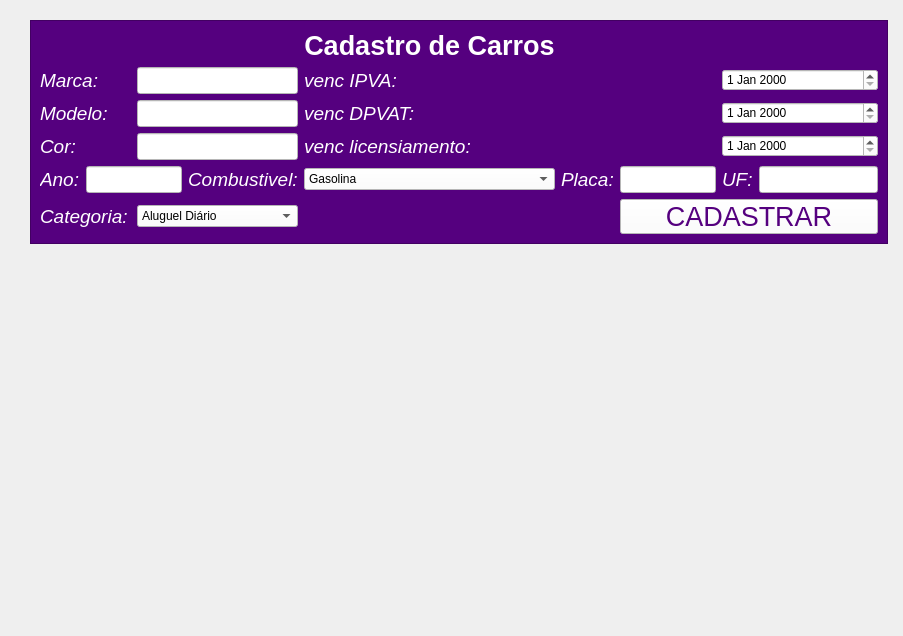
<?xml version="1.0" encoding="UTF-8"?>
<ui version="4.0">
 <class>MainWindow</class>
 <widget class="QMainWindow" name="MainWindow">
  <property name="geometry">
   <rect>
    <x>0</x>
    <y>0</y>
    <width>903</width>
    <height>636</height>
   </rect>
  </property>
  <property name="windowTitle">
   <string>MainWindow</string>
  </property>
  <widget class="QWidget" name="centralwidget">
   <widget class="QFrame" name="frame">
    <property name="geometry">
     <rect>
      <x>30</x>
      <y>20</y>
      <width>858</width>
      <height>224</height>
     </rect>
    </property>
    <property name="styleSheet">
     <string notr="true">color: rgb(255, 255, 255);
background-color: rgb(85, 0, 127);</string>
    </property>
    <property name="frameShape">
     <enum>QFrame::StyledPanel</enum>
    </property>
    <property name="frameShadow">
     <enum>QFrame::Raised</enum>
    </property>
    <layout class="QGridLayout" name="gridLayout">
     <item row="1" column="8" colspan="2">
      <widget class="QDateEdit" name="dateEdit">
       <property name="styleSheet">
        <string notr="true">color: rgb(0, 0, 0);
background-color: rgb(255, 255, 255);</string>
       </property>
      </widget>
     </item>
     <item row="2" column="2" colspan="2">
      <widget class="QLineEdit" name="cpf">
       <property name="font">
        <font>
         <pointsize>12</pointsize>
        </font>
       </property>
       <property name="styleSheet">
        <string notr="true">background-color: rgb(255, 255, 255);</string>
       </property>
      </widget>
     </item>
     <item row="3" column="0">
      <widget class="QLabel" name="label_9">
       <property name="font">
        <font>
         <pointsize>14</pointsize>
         <italic>true</italic>
        </font>
       </property>
       <property name="text">
        <string>Cor:</string>
       </property>
      </widget>
     </item>
     <item row="4" column="0">
      <widget class="QLabel" name="label_7">
       <property name="font">
        <font>
         <pointsize>14</pointsize>
         <italic>true</italic>
        </font>
       </property>
       <property name="text">
        <string>Ano:</string>
       </property>
      </widget>
     </item>
     <item row="4" column="1" colspan="2">
      <widget class="QLineEdit" name="cep">
       <property name="font">
        <font>
         <pointsize>12</pointsize>
        </font>
       </property>
       <property name="styleSheet">
        <string notr="true">background-color: rgb(255, 255, 255);</string>
       </property>
      </widget>
     </item>
     <item row="3" column="2" colspan="2">
      <widget class="QLineEdit" name="endereco">
       <property name="font">
        <font>
         <pointsize>12</pointsize>
        </font>
       </property>
       <property name="styleSheet">
        <string notr="true">background-color: rgb(255, 255, 255);</string>
       </property>
      </widget>
     </item>
     <item row="2" column="8" colspan="2">
      <widget class="QDateEdit" name="dateEdit_3">
       <property name="styleSheet">
        <string notr="true">color: rgb(0, 0, 0);
background-color: rgb(255, 255, 255);</string>
       </property>
      </widget>
     </item>
     <item row="3" column="4" colspan="3">
      <widget class="QLabel" name="label_12">
       <property name="font">
        <font>
         <pointsize>14</pointsize>
         <italic>true</italic>
        </font>
       </property>
       <property name="text">
        <string>venc licensiamento:</string>
       </property>
      </widget>
     </item>
     <item row="4" column="4">
      <widget class="QComboBox" name="comboBox">
       <property name="styleSheet">
        <string notr="true">color: rgb(0, 0, 0);
background-color: rgb(255, 255, 255);</string>
       </property>
       <item>
        <property name="text">
         <string>Gasolina</string>
        </property>
       </item>
       <item>
        <property name="text">
         <string>Álcool</string>
        </property>
       </item>
       <item>
        <property name="text">
         <string>Diesel</string>
        </property>
       </item>
       <item>
        <property name="text">
         <string>Flex</string>
        </property>
       </item>
      </widget>
     </item>
     <item row="4" column="5">
      <widget class="QLabel" name="label_8">
       <property name="font">
        <font>
         <pointsize>14</pointsize>
         <italic>true</italic>
        </font>
       </property>
       <property name="text">
        <string>Placa:</string>
       </property>
      </widget>
     </item>
     <item row="1" column="0" colspan="2">
      <widget class="QLabel" name="label_2">
       <property name="font">
        <font>
         <pointsize>14</pointsize>
         <italic>true</italic>
        </font>
       </property>
       <property name="text">
        <string>Marca:</string>
       </property>
      </widget>
     </item>
     <item row="4" column="6" colspan="2">
      <widget class="QLineEdit" name="rg_2">
       <property name="font">
        <font>
         <pointsize>12</pointsize>
        </font>
       </property>
       <property name="styleSheet">
        <string notr="true">background-color: rgb(255, 255, 255);</string>
       </property>
      </widget>
     </item>
     <item row="4" column="8">
      <widget class="QLabel" name="label_10">
       <property name="font">
        <font>
         <pointsize>14</pointsize>
         <italic>true</italic>
        </font>
       </property>
       <property name="text">
        <string>UF:</string>
       </property>
      </widget>
     </item>
     <item row="1" column="2" colspan="2">
      <widget class="QLineEdit" name="nome">
       <property name="font">
        <font>
         <pointsize>12</pointsize>
        </font>
       </property>
       <property name="styleSheet">
        <string notr="true">background-color: rgb(255, 255, 255);</string>
       </property>
      </widget>
     </item>
     <item row="4" column="3">
      <widget class="QLabel" name="label_4">
       <property name="font">
        <font>
         <pointsize>14</pointsize>
         <italic>true</italic>
        </font>
       </property>
       <property name="text">
        <string>Combustivel:</string>
       </property>
      </widget>
     </item>
     <item row="1" column="4" colspan="2">
      <widget class="QLabel" name="label_6">
       <property name="font">
        <font>
         <pointsize>14</pointsize>
         <italic>true</italic>
        </font>
       </property>
       <property name="text">
        <string>venc IPVA:</string>
       </property>
      </widget>
     </item>
     <item row="2" column="0" colspan="2">
      <widget class="QLabel" name="label_3">
       <property name="font">
        <font>
         <pointsize>14</pointsize>
         <italic>true</italic>
        </font>
       </property>
       <property name="text">
        <string>Modelo:</string>
       </property>
      </widget>
     </item>
     <item row="2" column="4" colspan="2">
      <widget class="QLabel" name="label_11">
       <property name="font">
        <font>
         <pointsize>14</pointsize>
         <italic>true</italic>
        </font>
       </property>
       <property name="text">
        <string>venc DPVAT:</string>
       </property>
      </widget>
     </item>
     <item row="3" column="8" colspan="2">
      <widget class="QDateEdit" name="dateEdit_2">
       <property name="styleSheet">
        <string notr="true">color: rgb(0, 0, 0);
background-color: rgb(255, 255, 255);</string>
       </property>
      </widget>
     </item>
     <item row="5" column="6" colspan="4">
      <widget class="QPushButton" name="cadastrar">
       <property name="font">
        <font>
         <pointsize>20</pointsize>
        </font>
       </property>
       <property name="styleSheet">
        <string notr="true">color: rgb(85, 0, 127);
background-color: rgb(255, 255, 255);</string>
       </property>
       <property name="text">
        <string>CADASTRAR</string>
       </property>
      </widget>
     </item>
     <item row="4" column="9">
      <widget class="QLineEdit" name="rg">
       <property name="font">
        <font>
         <pointsize>12</pointsize>
        </font>
       </property>
       <property name="styleSheet">
        <string notr="true">background-color: rgb(255, 255, 255);</string>
       </property>
      </widget>
     </item>
     <item row="5" column="0" colspan="2">
      <widget class="QLabel" name="label_13">
       <property name="font">
        <font>
         <pointsize>14</pointsize>
         <italic>true</italic>
        </font>
       </property>
       <property name="text">
        <string>Categoria:</string>
       </property>
      </widget>
     </item>
     <item row="5" column="2" colspan="2">
      <widget class="QComboBox" name="comboBox_2">
       <property name="styleSheet">
        <string notr="true">color: rgb(0, 0, 0);
background-color: rgb(255, 255, 255);</string>
       </property>
       <item>
        <property name="text">
         <string>Aluguel Diário</string>
        </property>
       </item>
       <item>
        <property name="text">
         <string>Aluguel Mensal</string>
        </property>
       </item>
       <item>
        <property name="text">
         <string>Venda</string>
        </property>
       </item>
      </widget>
     </item>
     <item row="0" column="4">
      <widget class="QLabel" name="label">
       <property name="font">
        <font>
         <pointsize>20</pointsize>
         <weight>75</weight>
         <bold>true</bold>
        </font>
       </property>
       <property name="text">
        <string>Cadastro de Carros</string>
       </property>
       <property name="alignment">
        <set>Qt::AlignCenter</set>
       </property>
      </widget>
     </item>
    </layout>
   </widget>
  </widget>
 </widget>
 <resources/>
 <connections/>
</ui>
